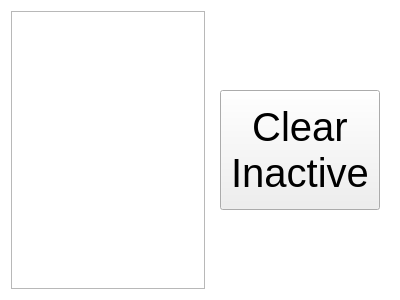
<?xml version="1.0" encoding="UTF-8"?>
<ui version="4.0">
 <class>AlarmWidget</class>
 <widget class="QWidget" name="AlarmWidget">
  <property name="geometry">
   <rect>
    <x>0</x>
    <y>0</y>
    <width>400</width>
    <height>300</height>
   </rect>
  </property>
  <property name="minimumSize">
   <size>
    <width>0</width>
    <height>120</height>
   </size>
  </property>
  <property name="windowTitle">
   <string>Form</string>
  </property>
  <property name="styleSheet">
   <string notr="true">QWidget#AlarmWidget {
	background-color: rgb(255, 255, 255);
}</string>
  </property>
  <layout class="QHBoxLayout" name="horizontalLayout">
   <item>
    <widget class="QScrollArea" name="scrollArea">
     <property name="widgetResizable">
      <bool>true</bool>
     </property>
     <widget class="QWidget" name="alarmListWidget">
      <property name="geometry">
       <rect>
        <x>0</x>
        <y>0</y>
        <width>196</width>
        <height>280</height>
       </rect>
      </property>
      <property name="styleSheet">
       <string notr="true">#alarmListWidget {
	
	background-color: rgb(255, 255, 255);
}</string>
      </property>
     </widget>
    </widget>
   </item>
   <item>
    <widget class="QWidget" name="widget" native="true">
     <property name="minimumSize">
      <size>
       <width>0</width>
       <height>120</height>
      </size>
     </property>
     <layout class="QVBoxLayout" name="verticalLayout">
      <item>
       <spacer name="verticalSpacer">
        <property name="orientation">
         <enum>Qt::Vertical</enum>
        </property>
        <property name="sizeHint" stdset="0">
         <size>
          <width>20</width>
          <height>111</height>
         </size>
        </property>
       </spacer>
      </item>
      <item>
       <widget class="QPushButton" name="clearAlarmButton">
        <property name="minimumSize">
         <size>
          <width>160</width>
          <height>120</height>
         </size>
        </property>
        <property name="font">
         <font>
          <pointsize>30</pointsize>
         </font>
        </property>
        <property name="text">
         <string>Clear
Inactive</string>
        </property>
       </widget>
      </item>
      <item>
       <spacer name="verticalSpacer_2">
        <property name="orientation">
         <enum>Qt::Vertical</enum>
        </property>
        <property name="sizeHint" stdset="0">
         <size>
          <width>20</width>
          <height>110</height>
         </size>
        </property>
       </spacer>
      </item>
     </layout>
    </widget>
   </item>
  </layout>
 </widget>
 <resources/>
 <connections/>
</ui>
